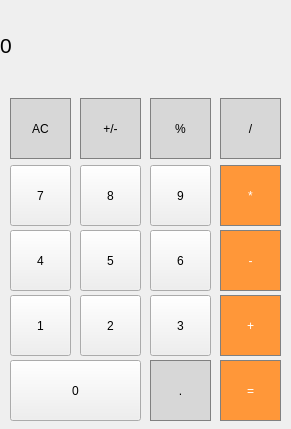
<?xml version="1.0" encoding="UTF-8"?>
<ui version="4.0">
 <class>MainWindow</class>
 <widget class="QMainWindow" name="MainWindow">
  <property name="geometry">
   <rect>
    <x>0</x>
    <y>0</y>
    <width>291</width>
    <height>429</height>
   </rect>
  </property>
  <property name="windowTitle">
   <string>MainWindow</string>
  </property>
  <property name="windowIcon">
   <iconset resource="caltres.qrc">
    <normaloff>:/images/BigA6XpgT.png</normaloff>:/images/BigA6XpgT.png</iconset>
  </property>
  <widget class="QWidget" name="centralWidget">
   <widget class="QLabel" name="result_show">
    <property name="geometry">
     <rect>
      <x>0</x>
      <y>0</y>
      <width>291</width>
      <height>91</height>
     </rect>
    </property>
    <property name="font">
     <font>
      <pointsize>16</pointsize>
     </font>
    </property>
    <property name="styleSheet">
     <string notr="true">QLabel {
	qproperty-alignment: 'AlignVCenter | AlignRight';
	border : 1px solid gray;
}

background-color : white;</string>
    </property>
    <property name="text">
     <string>0</string>
    </property>
   </widget>
   <widget class="QPushButton" name="pushButton_clear">
    <property name="geometry">
     <rect>
      <x>10</x>
      <y>98</y>
      <width>61</width>
      <height>61</height>
     </rect>
    </property>
    <property name="styleSheet">
     <string notr="true">QPushButton {
  background-color: rgb(215, 215, 215);
  border: 1px solid gray;
}
QPushButton:pressed {
    background-color: qlineargradient(x1: 0, y1: 0, x2: 0, y2: 1,
                                      stop: 0 #BEBEBE, stop: 1 #D7D7D7);
}</string>
    </property>
    <property name="text">
     <string>AC</string>
    </property>
   </widget>
   <widget class="QPushButton" name="pushButton_plus_minus">
    <property name="geometry">
     <rect>
      <x>80</x>
      <y>98</y>
      <width>61</width>
      <height>61</height>
     </rect>
    </property>
    <property name="styleSheet">
     <string notr="true">QPushButton {
  background-color: rgb(215, 215, 215);
  border: 1px solid gray;
}
QPushButton:pressed {
    background-color: qlineargradient(x1: 0, y1: 0, x2: 0, y2: 1,
                                      stop: 0 #BEBEBE, stop: 1 #D7D7D7);
}</string>
    </property>
    <property name="text">
     <string>+/-</string>
    </property>
   </widget>
   <widget class="QPushButton" name="pushButton_percent">
    <property name="geometry">
     <rect>
      <x>150</x>
      <y>98</y>
      <width>61</width>
      <height>61</height>
     </rect>
    </property>
    <property name="styleSheet">
     <string notr="true">QPushButton {
  background-color: rgb(215, 215, 215);
  border: 1px solid gray;
}
QPushButton:pressed {
    background-color: qlineargradient(x1: 0, y1: 0, x2: 0, y2: 1,
                                      stop: 0 #BEBEBE, stop: 1 #D7D7D7);
}</string>
    </property>
    <property name="text">
     <string>%</string>
    </property>
   </widget>
   <widget class="QPushButton" name="pushButton_devide">
    <property name="geometry">
     <rect>
      <x>220</x>
      <y>98</y>
      <width>61</width>
      <height>61</height>
     </rect>
    </property>
    <property name="styleSheet">
     <string notr="true">QPushButton {
  background-color: rgb(215, 215, 215);
  border: 1px solid gray;
}
QPushButton:pressed {
    background-color: qlineargradient(x1: 0, y1: 0, x2: 0, y2: 1,
                                      stop: 0 #BEBEBE, stop: 1 #D7D7D7);
}</string>
    </property>
    <property name="text">
     <string>/</string>
    </property>
   </widget>
   <widget class="QPushButton" name="pushButton_9">
    <property name="geometry">
     <rect>
      <x>150</x>
      <y>165</y>
      <width>61</width>
      <height>61</height>
     </rect>
    </property>
    <property name="styleSheet">
     <string notr="true">QLabel {
  qproperty-alignment: 'AlignVCenter | AlignRight';
  border: 1px solid gray;
}

background-color : white;</string>
    </property>
    <property name="text">
     <string>9</string>
    </property>
   </widget>
   <widget class="QPushButton" name="pushButton_mult">
    <property name="geometry">
     <rect>
      <x>220</x>
      <y>165</y>
      <width>61</width>
      <height>61</height>
     </rect>
    </property>
    <property name="styleSheet">
     <string notr="true">QPushButton {
  background-color: rgb(255, 151, 57);
  color: white; 
  border: 1px solid gray;
}

QPushButton:pressed {
    background-color: qlineargradient(x1: 0, y1: 0, x2: 0, y2: 1,
                                      stop: 0 #FF7832, stop: 1 #FF9739);
}</string>
    </property>
    <property name="text">
     <string>*</string>
    </property>
   </widget>
   <widget class="QPushButton" name="pushButton_7">
    <property name="geometry">
     <rect>
      <x>10</x>
      <y>165</y>
      <width>61</width>
      <height>61</height>
     </rect>
    </property>
    <property name="styleSheet">
     <string notr="true">QLabel {
  qproperty-alignment: 'AlignVCenter | AlignRight';
  border: 1px solid gray;
}

background-color : white;</string>
    </property>
    <property name="text">
     <string>7</string>
    </property>
   </widget>
   <widget class="QPushButton" name="pushButton_8">
    <property name="geometry">
     <rect>
      <x>80</x>
      <y>165</y>
      <width>61</width>
      <height>61</height>
     </rect>
    </property>
    <property name="styleSheet">
     <string notr="true">QLabel {
  qproperty-alignment: 'AlignVCenter | AlignRight';
  border: 1px solid gray;
}

background-color : white;</string>
    </property>
    <property name="text">
     <string>8</string>
    </property>
   </widget>
   <widget class="QPushButton" name="pushButton_6">
    <property name="geometry">
     <rect>
      <x>150</x>
      <y>230</y>
      <width>61</width>
      <height>61</height>
     </rect>
    </property>
    <property name="styleSheet">
     <string notr="true">QLabel {
  qproperty-alignment: 'AlignVCenter | AlignRight';
  border: 1px solid gray;
}

background-color : white;</string>
    </property>
    <property name="text">
     <string>6</string>
    </property>
   </widget>
   <widget class="QPushButton" name="pushButton_minus">
    <property name="geometry">
     <rect>
      <x>220</x>
      <y>230</y>
      <width>61</width>
      <height>61</height>
     </rect>
    </property>
    <property name="styleSheet">
     <string notr="true">QPushButton {
  background-color: rgb(255, 151, 57);
  color: white; 
  border: 1px solid gray;
}

QPushButton:pressed {
    background-color: qlineargradient(x1: 0, y1: 0, x2: 0, y2: 1,
                                      stop: 0 #FF7832, stop: 1 #FF9739);
}</string>
    </property>
    <property name="text">
     <string>-</string>
    </property>
   </widget>
   <widget class="QPushButton" name="pushButton_4">
    <property name="geometry">
     <rect>
      <x>10</x>
      <y>230</y>
      <width>61</width>
      <height>61</height>
     </rect>
    </property>
    <property name="styleSheet">
     <string notr="true">QLabel {
  qproperty-alignment: 'AlignVCenter | AlignRight';
  border: 1px solid gray;
}

background-color : white;</string>
    </property>
    <property name="text">
     <string>4</string>
    </property>
   </widget>
   <widget class="QPushButton" name="pushButton_5">
    <property name="geometry">
     <rect>
      <x>80</x>
      <y>230</y>
      <width>61</width>
      <height>61</height>
     </rect>
    </property>
    <property name="styleSheet">
     <string notr="true">QLabel {
  qproperty-alignment: 'AlignVCenter | AlignRight';
  border: 1px solid gray;
}

background-color : white;</string>
    </property>
    <property name="text">
     <string>5</string>
    </property>
   </widget>
   <widget class="QPushButton" name="pushButton_3">
    <property name="geometry">
     <rect>
      <x>150</x>
      <y>295</y>
      <width>61</width>
      <height>61</height>
     </rect>
    </property>
    <property name="styleSheet">
     <string notr="true">QLabel {
  qproperty-alignment: 'AlignVCenter | AlignRight';
  border: 1px solid gray;
}

background-color : white;</string>
    </property>
    <property name="text">
     <string>3</string>
    </property>
   </widget>
   <widget class="QPushButton" name="pushButton_plus">
    <property name="geometry">
     <rect>
      <x>220</x>
      <y>295</y>
      <width>61</width>
      <height>61</height>
     </rect>
    </property>
    <property name="styleSheet">
     <string notr="true">QPushButton {
  background-color: rgb(255, 151, 57);
  color: white; 
  border: 1px solid gray;
}

QPushButton:pressed {
    background-color: qlineargradient(x1: 0, y1: 0, x2: 0, y2: 1,
                                      stop: 0 #FF7832, stop: 1 #FF9739);
}</string>
    </property>
    <property name="text">
     <string>+</string>
    </property>
   </widget>
   <widget class="QPushButton" name="pushButton_1">
    <property name="geometry">
     <rect>
      <x>10</x>
      <y>295</y>
      <width>61</width>
      <height>61</height>
     </rect>
    </property>
    <property name="styleSheet">
     <string notr="true">QLabel {
  qproperty-alignment: 'AlignVCenter | AlignRight';
  border: 1px solid gray;
}

background-color : white;</string>
    </property>
    <property name="text">
     <string>1</string>
    </property>
   </widget>
   <widget class="QPushButton" name="pushButton_2">
    <property name="geometry">
     <rect>
      <x>80</x>
      <y>295</y>
      <width>61</width>
      <height>61</height>
     </rect>
    </property>
    <property name="styleSheet">
     <string notr="true">QLabel {
  qproperty-alignment: 'AlignVCenter | AlignRight';
  border: 1px solid gray;
}

background-color : white;</string>
    </property>
    <property name="text">
     <string>2</string>
    </property>
   </widget>
   <widget class="QPushButton" name="pushButton_dot">
    <property name="geometry">
     <rect>
      <x>150</x>
      <y>360</y>
      <width>61</width>
      <height>61</height>
     </rect>
    </property>
    <property name="styleSheet">
     <string notr="true">QPushButton {
  background-color: rgb(215, 215, 215);
  border: 1px solid gray;
}
QPushButton:pressed {
    background-color: qlineargradient(x1: 0, y1: 0, x2: 0, y2: 1,
                                      stop: 0 #BEBEBE, stop: 1 #D7D7D7);
}</string>
    </property>
    <property name="text">
     <string>.</string>
    </property>
   </widget>
   <widget class="QPushButton" name="pushButton_equally">
    <property name="geometry">
     <rect>
      <x>220</x>
      <y>360</y>
      <width>61</width>
      <height>61</height>
     </rect>
    </property>
    <property name="styleSheet">
     <string notr="true">QPushButton {
  background-color: rgb(255, 151, 57);
  color: white; 
  border: 1px solid gray;
}

QPushButton:pressed {
    background-color: qlineargradient(x1: 0, y1: 0, x2: 0, y2: 1,
                                      stop: 0 #FF7832, stop: 1 #FF9739);
}</string>
    </property>
    <property name="text">
     <string>=</string>
    </property>
   </widget>
   <widget class="QPushButton" name="pushButton_0">
    <property name="geometry">
     <rect>
      <x>10</x>
      <y>360</y>
      <width>131</width>
      <height>61</height>
     </rect>
    </property>
    <property name="styleSheet">
     <string notr="true">QLabel {
  qproperty-alignment: 'AlignVCenter | AlignRight';
  border: 1px solid gray;
}

background-color : white;</string>
    </property>
    <property name="text">
     <string>0</string>
    </property>
   </widget>
  </widget>
 </widget>
 <layoutdefault spacing="6" margin="11"/>
 <resources>
  <include location="caltres.qrc"/>
 </resources>
 <connections/>
</ui>
